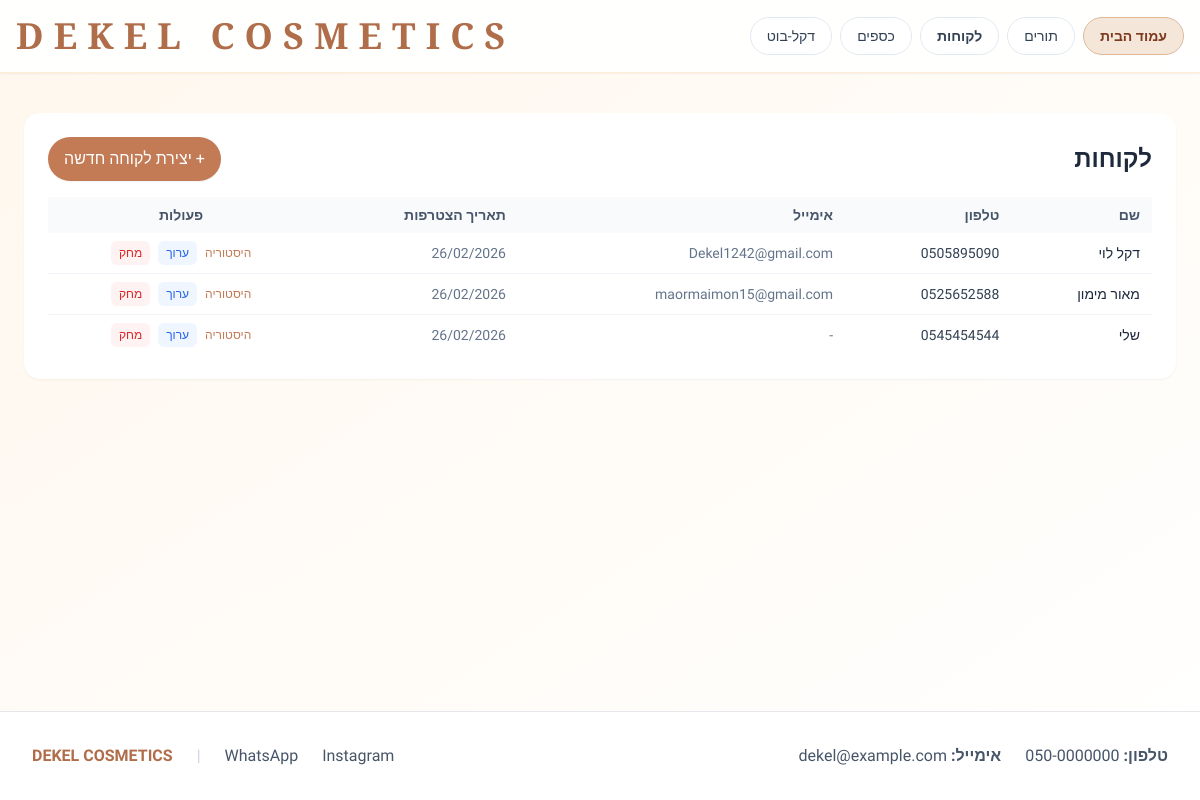
Page /clients/ (signed in) on the earlier database version.
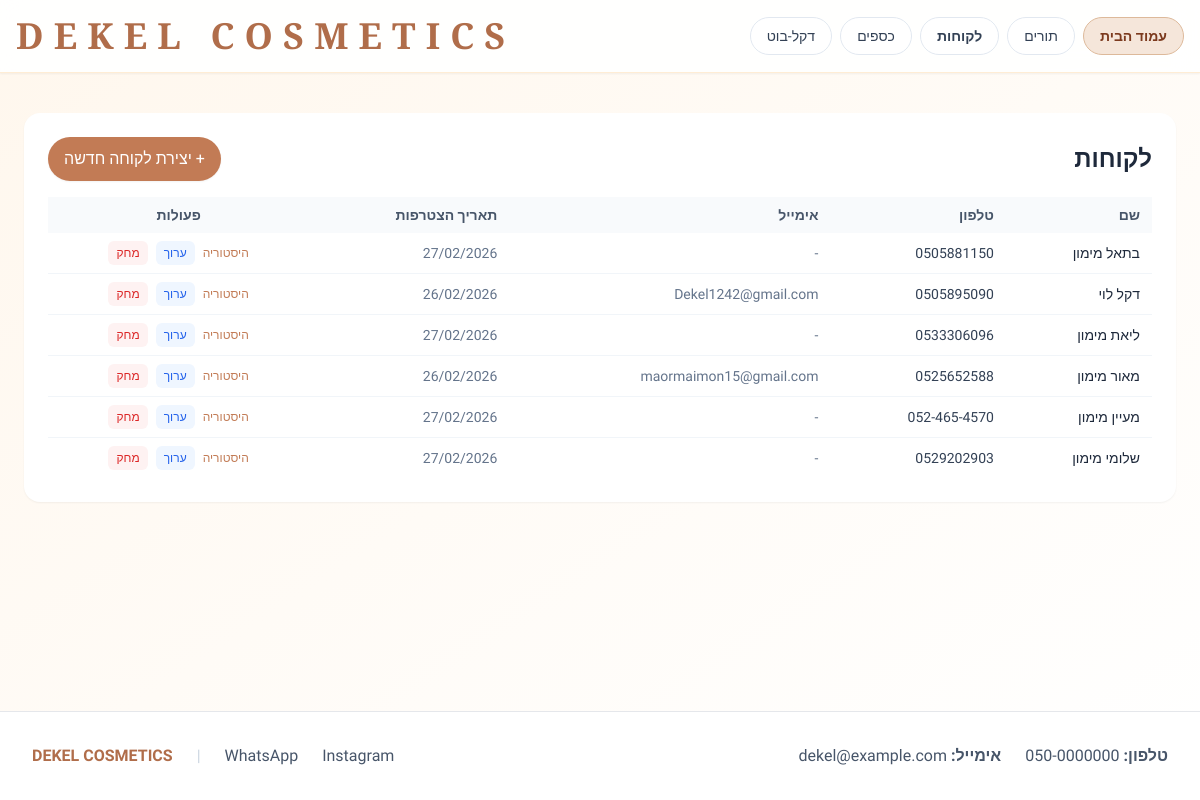
Same page on the later database version.
### appointments/models.py (models this page shows, shortened)
class Client(models.Model):
    name = models.CharField(max_length=100, verbose_name="שם מלא")
    age = models.PositiveIntegerField(blank=True, null=True, verbose_name="גיל")
    birth_date = models.DateField(blank=True, null=True, verbose_name="תאריך לידה")
    phone = models.CharField(max_length=15, verbose_name="טלפון")
    email = models.EmailField(blank=True, null=True, verbose_name="אימייל")
    notes = models.TextField(blank=True, verbose_name="העדפות / הערות")
    created_at = models.DateTimeField(auto_now_add=True, verbose_name="נוצרה בתאריך")
    class Meta:
        verbose_name = "לקוחה"
        verbose_name_plural = "לקוחות"

### management/views.py (the view)
# urls.py: path("clients/", views.client_list, name="client_list"),
@login_required
def client_list(request):
    clients = Client.objects.all().order_by("name")
    return render(request, "management/client_list.html", _get_base_context() | {"clients": clients})

### management/views.py (called while the page is built)
def _get_base_context():
    return {"today": timezone.localdate()}

### management/templates/management/client_list.html (shortened to what this page needs)
{% extends "base.html" %}
{% block content %}
<section class="bg-white rounded-2xl shadow-sm p-4 md:p-6">
    <div class="flex flex-col md:flex-row md:items-center md:justify-between gap-3 mb-4">
        <h2 class="text-xl md:text-2xl font-semibold text-slate-800">לקוחות</h2>
        <a href="{% url 'management:client_create' %}" class="inline-flex items-center justify-center px-4 py-2.5 rounded-full bg-[#c27b55] text-white text-sm md:text-base shadow-sm hover:shadow-md hover:bg-[#a9603f] transition">
            + יצירת לקוחה חדשה
        </a>
    </div>
    {% if clients %}
        <div class="overflow-x-auto">
            <table class="min-w-full text-sm">
                <thead class="bg-slate-50 text-slate-600">
                    <tr>
                        <th class="px-3 py-2 text-right">שם</th>
                        <th class="px-3 py-2 text-right">טלפון</th>
                        <th class="px-3 py-2 text-right hidden md:table-cell">אימייל</th>
                        <th class="px-3 py-2 text-right hidden md:table-cell">תאריך הצטרפות</th>
                        <th class="px-3 py-2 text-center">פעולות</th>
                    </tr>
                </thead>
                <tbody class="divide-y divide-slate-100">
                    {% for client in clients %}
                        <tr class="hover:bg-slate-50">
                            <td class="px-3 py-2 font-medium text-slate-800">
                                {{ client.name }}
                            </td>
                            <td class="px-3 py-2 text-slate-700">
                                {{ client.phone }}
                            </td>
                            <td class="px-3 py-2 text-slate-500 hidden md:table-cell">
                                {{ client.email|default:"-" }}
                            </td>
                            <td class="px-3 py-2 text-slate-500 hidden md:table-cell">
                                {{ client.created_at|date:"d/m/Y" }}
                            </td>
                            <td class="px-3 py-2">
                                <div class="flex items-center justify-center gap-2">
                                    <a href="{% url 'management:client_detail' client.pk %}" class="text-xs text-[#c27b55] hover:underline">
                                        היסטוריה
                                    </a>
                                    <a href="{% url 'management:client_edit' client.pk %}" class="inline-flex items-center px-2 py-1 text-xs rounded-md bg-blue-50 text-blue-600 hover:bg-blue-100 transition">
                                        ערוך
                                    </a>
                                    <form method="post" action="{% url 'management:client_delete' client.pk %}" class="inline" onsubmit="return confirm('האם את בטוחה שברצונך למחוק את {{ client.name }}?');">
                                        <button type="submit" class="inline-flex items-center px-2 py-1 text-xs rounded-md bg-red-50 text-red-600 hover:bg-red-100 transition">
                                            מחק
                                        </button>
                                    </form>
                                </div>
                            </td>
                        </tr>
                    {% endfor %}
                </tbody>
            </table>
        </div>
    {% else %}
        <p class="text-sm text-slate-500">עדיין אין לקוחות במערכת.</p>
    {% endif %}
</section>
{% endblock %}

### templates/base.html (shortened to what this page needs)
<!DOCTYPE html>
<html lang="he" dir="rtl">
<head>
    <script src="https://cdn.tailwindcss.com"></script>
</head>
<body class="bg-gradient-to-br from-orange-50 to-white text-slate-900 min-h-screen">
<div class="flex flex-col min-h-screen">
  <header class="sticky top-0 z-40 bg-white/90 backdrop-blur-md shadow-sm border-b border-orange-100">
    <div class="max-w-7xl mx-auto px-3 sm:px-4 py-2.5 sm:py-4 flex items-center justify-between gap-2">
        <nav class="nav-scroll flex flex-row flex-nowrap items-center
                    gap-0.5 sm:gap-1 md:gap-2
                    text-[9px] sm:text-[10px] md:text-sm
                    mr-2 sm:mr-4 md:mr-0">
            <a href="{% url 'management:dashboard' %}"
               class="whitespace-nowrap px-2 sm:px-2.5 md:px-4 py-1 sm:py-1.5 md:py-2 rounded-full border transition
               {% if request.resolver_match.url_name == 'dashboard' %}
                    bg-[#c27b55] border-[#c27b55] text-white font-bold
               {% else %}
                    bg-[#f5e6da] border-[#ddb99a] text-[#7c3a1e] font-semibold hover:bg-[#efd5c0]
               {% endif %}">
                עמוד הבית
            </a>
            <a href="{% url 'management:appointment_list' %}"
               class="whitespace-nowrap px-2 sm:px-2.5 md:px-4 py-1 sm:py-1.5 md:py-2 rounded-full border border-slate-200 text-slate-700 bg-white/70 transition hover:bg-white
               {% if request.resolver_match.url_name == 'appointment_list' %}border-[#c27b55] font-bold{% endif %}">
                תורים
            </a>
            <a href="{% url 'management:client_list' %}"
               class="whitespace-nowrap px-2 sm:px-2.5 md:px-4 py-1 sm:py-1.5 md:py-2 rounded-full border border-slate-200 text-slate-700 bg-white/70 transition hover:bg-white
               {% if 'client' in request.resolver_match.url_name %}border-[#c27b55] font-bold{% endif %}">
                לקוחות
            </a>
            <a href="{% url 'management:finance_dashboard' %}"
               class="whitespace-nowrap px-2 sm:px-2.5 md:px-4 py-1 sm:py-1.5 md:py-2 rounded-full border border-slate-200 text-slate-700 bg-white/70 transition hover:bg-white
               {% if request.resolver_match.url_name == 'finance_dashboard' %}border-[#c27b55] font-bold{% endif %}">
                כספים
            </a>
            <a href="{% url 'management:ai_chat' %}"
               class="whitespace-nowrap px-2 sm:px-2.5 md:px-4 py-1 sm:py-1.5 md:py-2 rounded-full border border-slate-200 text-slate-700 bg-white/70 transition hover:bg-white
               {% if request.resolver_match.url_name == 'ai_chat' %}border-[#c27b55] font-bold{% endif %}">
                דקל-בוט
            </a>
        </nav>
        <div class="shrink-0">
            <a href="{% url 'management:dashboard' %}">
                <h1 class="logo-font font-bold text-[#b06d4a] uppercase leading-none
                            text-[0.7rem] sm:text-lg md:text-3xl lg:text-4xl
                            tracking-[0.12em] sm:tracking-[0.2em] md:tracking-[0.28em]">
                    DEKEL COSMETICS
                </h1>
            </a>
        </div>
    </div>
  </header>
    <main class="flex-1 max-w-7xl mx-auto w-full px-3 sm:px-6 py-6 sm:py-10 text-base md:text-lg overflow-x-hidden">
        {% block content %}{% endblock %}
    </main>
    <footer class="bg-white border-t py-8 mt-auto">
        <div class="max-w-7xl mx-auto px-8 flex flex-col md:flex-row items-center justify-between gap-6 text-base text-slate-600">
            <div class="flex gap-6">
                <p><span class="font-bold">טלפון:</span> 050-0000000</p>
                <p><span class="font-bold">אימייל:</span> dekel@example.com</p>
            </div>
            <div class="flex gap-6 font-medium">
                <a href="#" class="hover:text-orange-600 transition">Instagram</a>
                <a href="#" class="hover:text-orange-600 transition">WhatsApp</a>
                <span class="text-slate-300">|</span>
                <span class="font-bold text-[#b06d4a]">DEKEL COSMETICS</span>
            </div>
        </div>
    </footer>
</div>
</body>
</html>

### templates/base.html (style rules this page uses)
body { direction: rtl; text-align: right; }
.logo-font { font-family: 'Cormorant Garamond', serif; letter-spacing: 0.28em; font-weight: 600; }
button, a, [role="button"] { touch-action: manipulation; }
.nav-scroll { overflow-x: auto; -webkit-overflow-scrolling: touch; scrollbar-width: none; }

Differences in the rows shown:
removed Client: name "שלי", phone "0545454544", email "-", created_at "26/02/2026"
added Client: name "בתאל מימון", phone "0505881150", email "-", created_at "27/02/2026"
added Client: name "ליאת מימון", phone "0533306096", email "-", created_at "27/02/2026"
added Client: name "מעיין מימון", phone "052-465-4570", email "-", created_at "27/02/2026"
added Client: name "שלומי מימון", phone "0529202903", email "-", created_at "27/02/2026"
